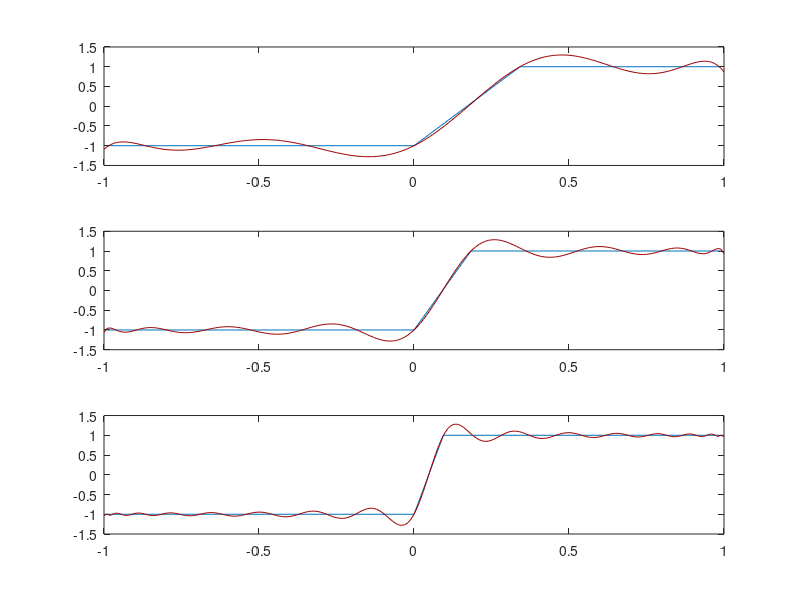

This figure's MATLAB source:
% Function: f(x) = sign(x)
% using polyfit at chebyshev points

n = 8; %initialize n to 8 and loop to 32
count = 1;
while n<=32,    
    resolution = 100; %graphing resolution for X
    for i=0:n
        X(1,i+1) = -1 * cos(((pi/(n+1))*(0.5+i))); %compute chebyshev points
    end
    clear i;
    for i=0:n
        Y(1,i+1) = sign(X(1,i+1)); %find actual points using sign(x) eq.
    end
    [P,S] = polyfit(X,Y,n); %perform actual fit
    clear i
    for step=0:2*resolution
        clear Q;
        for i=n:-1:0
            temp = 1;
            for j=0:i-1
                temp = temp * (step/resolution-1); %performing looping X^n
            end
            Q(1,n-i+1) = P(1,n-i+1) * temp;
        end
        total = 0;
        for i=0:n
            total = total + Q(1,i+1);
        end
        Xapp(1,step+1) = step/resolution - 1;
        Yapp(1,step+1) = total; %assign polynomial value on Y @ X step
    end
    subplot(3,1,count), plot(X,Y);
    hold on;
    subplot(3,1,count), plot(Xapp,Yapp,'color',[.6 0 0]);
    n = n * 2;
    count = count + 1;
    clear Xapp Yapp Q X Y step i j
end
